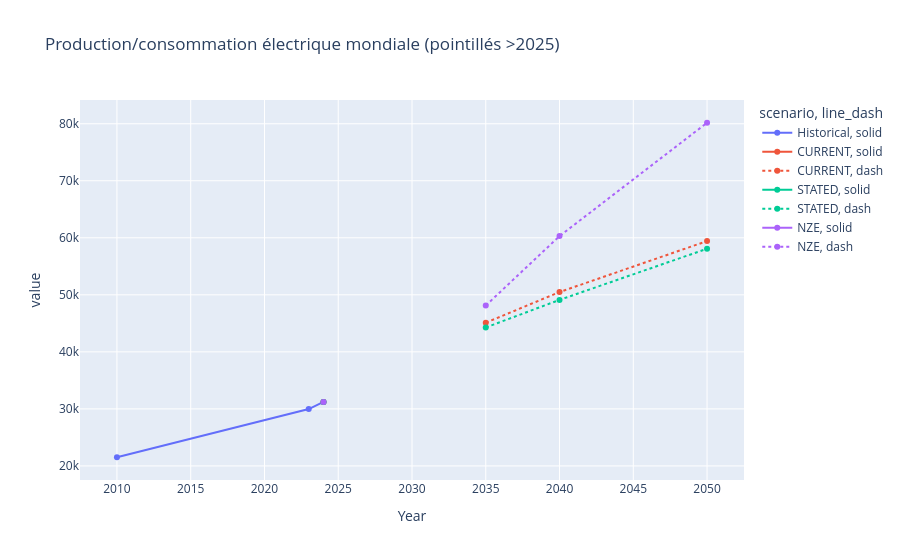

The code cell stored with this chart in its notebook:
### Code cell
elec = pd.read_excel(root_pre / 'world_total_electricity_generation.xlsx')
elec = elec.rename(columns={'Total_generation_TWh':'value','Scenario':'scenario','Year':'Year'})
elec['line_dash'] = np.where(elec['Year']>2025,'dash','solid')
fig = px.line(elec, x='Year', y='value', color='scenario', line_dash='line_dash', markers=True,
              title='Production/consommation électrique mondiale (pointillés >2025)')
fig.show()

### Figure 1 — Plotly figure (JSON) as saved in the notebook; plotly's stock layout.template omitted (floating-point values rounded to 4 significant figures)
{"data": [{"hovertemplate": "scenario=Historical<br>line_dash=solid<br>Year=%{x}<br>value=%{y}<extra></extra>", "legendgroup": "Historical, solid", "line": {"color": "#636efa", "dash": "solid"}, "marker": {"symbol": "circle"}, "mode": "lines+markers", "name": "Historical, solid", "orientation": "v", "showlegend": true, "type": "scatter", "x": [2010, 2023, 2024], "xaxis": "x", "y": [21519, 29975, 31229], "yaxis": "y"}, {"hovertemplate": "scenario=CURRENT<br>line_dash=solid<br>Year=%{x}<br>value=%{y}<extra></extra>", "legendgroup": "CURRENT, solid", "line": {"color": "#EF553B", "dash": "solid"}, "marker": {"symbol": "circle"}, "mode": "lines+markers", "name": "CURRENT, solid", "orientation": "v", "showlegend": true, "type": "scatter", "x": [2024], "xaxis": "x", "y": [31229], "yaxis": "y"}, {"hovertemplate": "scenario=CURRENT<br>line_dash=dash<br>Year=%{x}<br>value=%{y}<extra></extra>", "legendgroup": "CURRENT, dash", "line": {"color": "#EF553B", "dash": "dot"}, "marker": {"symbol": "circle"}, "mode": "lines+markers", "name": "CURRENT, dash", "orientation": "v", "showlegend": true, "type": "scatter", "x": [2035, 2040, 2050], "xaxis": "x", "y": [45109, 50488, 59426], "yaxis": "y"}, {"hovertemplate": "scenario=STATED<br>line_dash=solid<br>Year=%{x}<br>value=%{y}<extra></extra>", "legendgroup": "STATED, solid", "line": {"color": "#00cc96", "dash": "solid"}, "marker": {"symbol": "circle"}, "mode": "lines+markers", "name": "STATED, solid", "orientation": "v", "showlegend": true, "type": "scatter", "x": [2024], "xaxis": "x", "y": [31229], "yaxis": "y"}, {"hovertemplate": "scenario=STATED<br>line_dash=dash<br>Year=%{x}<br>value=%{y}<extra></extra>", "legendgroup": "STATED, dash", "line": {"color": "#00cc96", "dash": "dot"}, "marker": {"symbol": "circle"}, "mode": "lines+markers", "name": "STATED, dash", "orientation": "v", "showlegend": true, "type": "scatter", "x": [2035, 2040, 2050], "xaxis": "x", "y": [44274, 49114, 58081], "yaxis": "y"}, {"hovertemplate": "scenario=NZE<br>line_dash=solid<br>Year=%{x}<br>value=%{y}<extra></extra>", "legendgroup": "NZE, solid", "line": {"color": "#ab63fa", "dash": "solid"}, "marker": {"symbol": "circle"}, "mode": "lines+markers", "name": "NZE, solid", "orientation": "v", "showlegend": true, "type": "scatter", "x": [2024], "xaxis": "x", "y": [31229], "yaxis": "y"}, {"hovertemplate": "scenario=NZE<br>line_dash=dash<br>Year=%{x}<br>value=%{y}<extra></extra>", "legendgroup": "NZE, dash", "line": {"color": "#ab63fa", "dash": "dot"}, "marker": {"symbol": "circle"}, "mode": "lines+markers", "name": "NZE, dash", "orientation": "v", "showlegend": true, "type": "scatter", "x": [2035, 2040, 2050], "xaxis": "x", "y": [48118, 60301, 80175], "yaxis": "y"}], "layout": {"legend": {"title": {"text": "scenario, line_dash"}, "tracegroupgap": 0}, "title": {"text": "Production/consommation électrique mondiale (pointillés >2025)"}, "xaxis": {"anchor": "y", "domain": [0, 1], "title": {"text": "Year"}}, "yaxis": {"anchor": "x", "domain": [0, 1], "title": {"text": "value"}}}}
